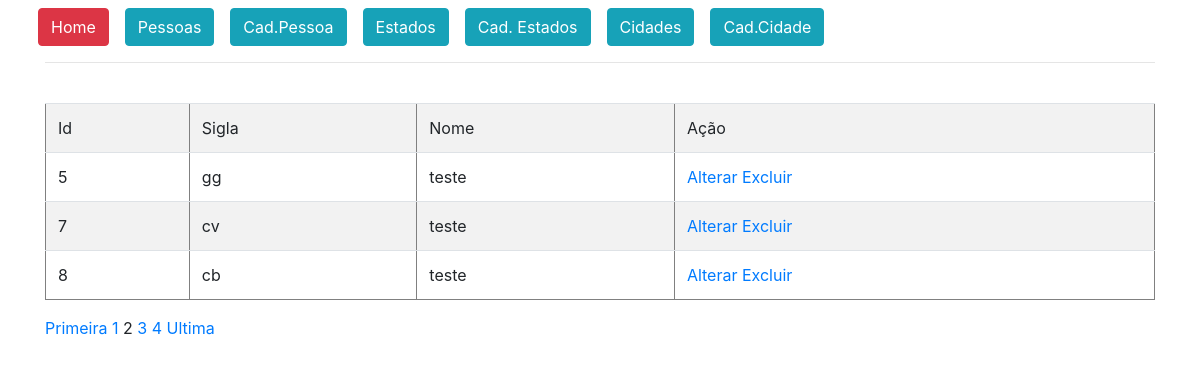
The app's page /painel.php?modulo=estados&pagina=listagem&paginacao=2 (signed in) with its own data.
### tables this page shows
CREATE TABLE `menu` (
  `id` int(11) NOT NULL,
  `endereco` varchar(100) NOT NULL,
  `classe` varchar(100) NOT NULL,
  `descricao` varchar(100) NOT NULL,
  `ordem` int(11) NOT NULL
);

CREATE TABLE `estados` (
  `id` int(11) NOT NULL,
  `sigla` varchar(2) NOT NULL,
  `nome` varchar(80) NOT NULL
);

### cadastros/estados/listagem.php (the view)
<?php
    $pagina_atual = filter_input(INPUT_GET,'paginacao', FILTER_SANITIZE_NUMBER_INT);
    $pagina = (!empty($pagina_atual)) ? $pagina_atual : 1;
    $qnt_result_pg = 3;
    $inicio = ($qnt_result_pg * $pagina) - $qnt_result_pg;
    $conn = mysqli_connect('127.0.0.1', 'root', '', 'base_crud');
    $result_estados = "SELECT * FROM estados LIMIT $inicio, $qnt_result_pg";
    $resultado_estados = mysqli_query($conn, $result_estados);
    $html = '<br>';
    $html .= '<table border="1" class="table table-striped"><tr><td>Id</td><td>Sigla</td><td>Nome</td><td>Ação</td></tr>';
    while($row_estado = mysqli_fetch_assoc($resultado_estados)){
        $html .= '<tr>';
        $html .= "<td>" . $row_estado['id'] . "</td>";
        $html .= "<td>" . $row_estado['sigla'] . "</td>";
        $html .= "<td>" . $row_estado['nome'] . "</td>";
        $html .= "<td><a href='?modulo=estados&pagina=alterar&id=" . $row_estado['id'] ."'>Alterar </a>";
        $html .= "<a href='?modulo=estados&pagina=deletar&id=" . $row_estado['id'] ."'>Excluir</a></td>";
        $html .= '</tr>';
    }
    $html .= '</table>';
    echo $html;
    $result_pg = "SELECT COUNT(id) AS num_result FROM estados";
    $resultado_pg = mysqli_query($conn, $result_pg);
    $row_pg = mysqli_fetch_assoc($resultado_pg);
    $quantidade_pg = ceil($row_pg['num_result'] / $qnt_result_pg);
    $max_links = 100;
    echo "<a href='painel.php?modulo=estados&pagina=listagem&paginacao=1'>Primeira</a> ";
    for($pag_ant = $pagina - $max_links; $pag_ant <= $pagina - 1; $pag_ant++){
        if($pag_ant >= 1){
            echo "<a href='painel.php?modulo=estados&pagina=listagem&paginacao=$pag_ant'>$pag_ant</a> ";
        }
    }
    echo "$pagina ";
    for($pag_dep = $pagina + 1; $pag_dep <= $pagina + $max_links; $pag_dep++){
        if($pag_dep <= $quantidade_pg){
            echo "<a href='painel.php?modulo=estados&pagina=listagem&paginacao=$pag_dep'>$pag_dep</a> ";
        }
    }
    echo "<a href='painel.php?modulo=estados&pagina=listagem&paginacao=$quantidade_pg'>Ultima</a>";
?>

### layouts/menu.php
<?php
    $stmt = $conn->prepare('SELECT * FROM menu order by ordem,descricao');
    $stmt->execute();
    $resultado = $stmt->fetchAll();
?>
<div class="row">
    <?php
        foreach ($resultado as $linha) {
            ?>
                <a href="<?=$linha['endereco']?>"
                class="<?=$linha['classe']?>">
                <?=$linha['descricao']?></a>
            <?php
        }
    ?>
    </div>
<hr>

### records on screen
menu: descricao "Home"
menu: descricao "Pessoas"
menu: descricao "Cad.Pessoa"
menu: descricao "Estados"
menu: descricao "Cad. Estados"
menu: descricao "Cidades"
menu: descricao "Cad.Cidade"
estados: id "5", sigla "gg", nome "teste"
estados: id "7", sigla "cv", nome "teste"
estados: id "8", sigla "cb", nome "teste"

### other values on screen
$pagina "2"
